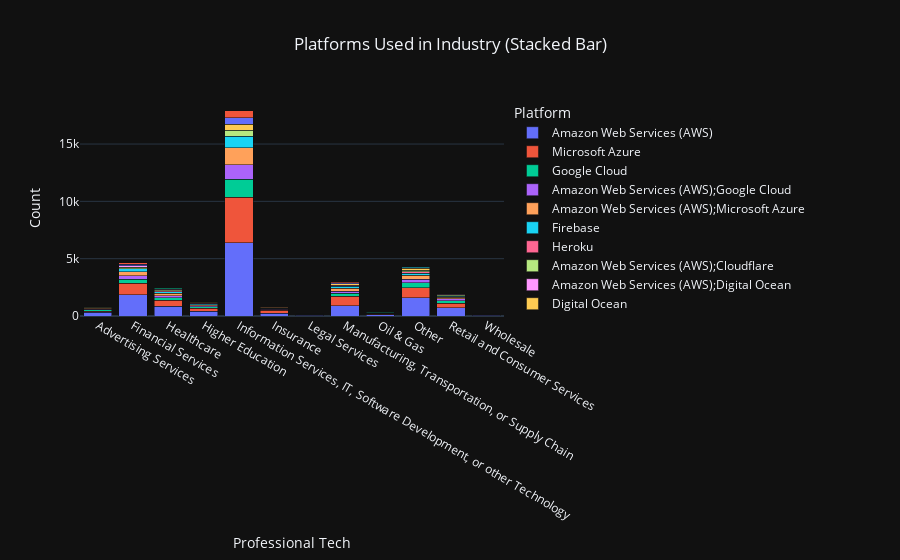

Notebook code for this chart:
### Code cell
analysis(df2023, 'Industry')

### Figure 1 — Plotly figure (JSON) as saved in the notebook; plotly's stock layout.template omitted (floating-point values rounded to 4 significant figures)
{"data": [{"alignmentgroup": "True", "hovertemplate": "Platform=Amazon Web Services (AWS)<br>Industry=%{x}<br>Count=%{y}<extra></extra>", "legendgroup": "Amazon Web Services (AWS)", "marker": {"color": "#636efa", "pattern": {"shape": ""}}, "name": "Amazon Web Services (AWS)", "offsetgroup": "Amazon Web Services (AWS)", "orientation": "v", "showlegend": true, "textposition": "auto", "type": "bar", "x": ["Advertising Services", "Financial Services", "Healthcare", "Higher Education", "Information Services, IT, Software Development, or other Technology", "Insurance", "Legal Services", "Manufacturing, Transportation, or Supply Chain", "Oil & Gas", "Other", "Retail and Consumer Services", "Wholesale"], "xaxis": "x", "y": [340, 1837, 860, 424, 6410, 262, 68, 914, 103, 1581, 711, 48], "yaxis": "y"}, {"alignmentgroup": "True", "hovertemplate": "Platform=Microsoft Azure<br>Industry=%{x}<br>Count=%{y}<extra></extra>", "legendgroup": "Microsoft Azure", "marker": {"color": "#EF553B", "pattern": {"shape": ""}}, "name": "Microsoft Azure", "offsetgroup": "Microsoft Azure", "orientation": "v", "showlegend": true, "textposition": "auto", "type": "bar", "x": ["Advertising Services", "Financial Services", "Healthcare", "Higher Education", "Information Services, IT, Software Development, or other Technology", "Insurance", "Legal Services", "Manufacturing, Transportation, or Supply Chain", "Oil & Gas", "Other", "Retail and Consumer Services", "Wholesale"], "xaxis": "x", "y": [95, 1005, 519, 244, 3946, 220, 52, 821, 71, 871, 412, 40], "yaxis": "y"}, {"alignmentgroup": "True", "hovertemplate": "Platform=Google Cloud<br>Industry=%{x}<br>Count=%{y}<extra></extra>", "legendgroup": "Google Cloud", "marker": {"color": "#00cc96", "pattern": {"shape": ""}}, "name": "Google Cloud", "offsetgroup": "Google Cloud", "orientation": "v", "showlegend": true, "textposition": "auto", "type": "bar", "x": ["Advertising Services", "Financial Services", "Healthcare", "Higher Education", "Information Services, IT, Software Development, or other Technology", "Insurance", "Legal Services", "Manufacturing, Transportation, or Supply Chain", "Oil & Gas", "Other", "Retail and Consumer Services", "Wholesale"], "xaxis": "x", "y": [92, 361, 220, 141, 1594, 58, 16, 243, 23, 440, 215, 27], "yaxis": "y"}, {"alignmentgroup": "True", "hovertemplate": "Platform=Amazon Web Services (AWS);Google Cloud<br>Industry=%{x}<br>Count=%{y}<extra></extra>", "legendgroup": "Amazon Web Services (AWS);Google Cloud", "marker": {"color": "#ab63fa", "pattern": {"shape": ""}}, "name": "Amazon Web Services (AWS);Google Cloud", "offsetgroup": "Amazon Web Services (AWS);Google Cloud", "orientation": "v", "showlegend": true, "textposition": "auto", "type": "bar", "x": ["Advertising Services", "Financial Services", "Healthcare", "Higher Education", "Information Services, IT, Software Development, or other Technology", "Insurance", "Legal Services", "Manufacturing, Transportation, or Supply Chain", "Other", "Retail and Consumer Services", "Wholesale"], "xaxis": "x", "y": [78, 292, 172, 71, 1228, 46, 16, 197, 331, 153, 17], "yaxis": "y"}, {"alignmentgroup": "True", "hovertemplate": "Platform=Amazon Web Services (AWS);Microsoft Azure<br>Industry=%{x}<br>Count=%{y}<extra></extra>", "legendgroup": "Amazon Web Services (AWS);Microsoft Azure", "marker": {"color": "#FFA15A", "pattern": {"shape": ""}}, "name": "Amazon Web Services (AWS);Microsoft Azure", "offsetgroup": "Amazon Web Services (AWS);Microsoft Azure", "orientation": "v", "showlegend": true, "textposition": "auto", "type": "bar", "x": ["Advertising Services", "Financial Services", "Healthcare", "Higher Education", "Information Services, IT, Software Development, or other Technology", "Insurance", "Legal Services", "Manufacturing, Transportation, or Supply Chain", "Oil & Gas", "Other", "Retail and Consumer Services", "Wholesale"], "xaxis": "x", "y": [56, 375, 232, 99, 1479, 64, 19, 263, 31, 329, 137, 16], "yaxis": "y"}, {"alignmentgroup": "True", "hovertemplate": "Platform=Firebase<br>Industry=%{x}<br>Count=%{y}<extra></extra>", "legendgroup": "Firebase", "marker": {"color": "#19d3f3", "pattern": {"shape": ""}}, "name": "Firebase", "offsetgroup": "Firebase", "orientation": "v", "showlegend": true, "textposition": "auto", "type": "bar", "x": ["Advertising Services", "Financial Services", "Healthcare", "Higher Education", "Information Services, IT, Software Development, or other Technology", "Insurance", "Legal Services", "Manufacturing, Transportation, or Supply Chain", "Oil & Gas", "Other", "Retail and Consumer Services", "Wholesale"], "xaxis": "x", "y": [45, 234, 111, 72, 1017, 26, 9, 152, 17, 196, 88, 7], "yaxis": "y"}, {"alignmentgroup": "True", "hovertemplate": "Platform=Heroku<br>Industry=%{x}<br>Count=%{y}<extra></extra>", "legendgroup": "Heroku", "marker": {"color": "#FF6692", "pattern": {"shape": ""}}, "name": "Heroku", "offsetgroup": "Heroku", "orientation": "v", "showlegend": true, "textposition": "auto", "type": "bar", "x": ["Advertising Services", "Healthcare", "Higher Education", "Manufacturing, Transportation, or Supply Chain", "Other", "Retail and Consumer Services", "Wholesale"], "xaxis": "x", "y": [31, 72, 44, 104, 122, 62, 8], "yaxis": "y"}, {"alignmentgroup": "True", "hovertemplate": "Platform=Amazon Web Services (AWS);Cloudflare<br>Industry=%{x}<br>Count=%{y}<extra></extra>", "legendgroup": "Amazon Web Services (AWS);Cloudflare", "marker": {"color": "#B6E880", "pattern": {"shape": ""}}, "name": "Amazon Web Services (AWS);Cloudflare", "offsetgroup": "Amazon Web Services (AWS);Cloudflare", "orientation": "v", "showlegend": true, "textposition": "auto", "type": "bar", "x": ["Advertising Services", "Financial Services", "Healthcare", "Information Services, IT, Software Development, or other Technology", "Insurance", "Legal Services", "Oil & Gas", "Other", "Retail and Consumer Services"], "xaxis": "x", "y": [30, 160, 85, 513, 19, 9, 11, 141, 71], "yaxis": "y"}, {"alignmentgroup": "True", "hovertemplate": "Platform=Amazon Web Services (AWS);Digital Ocean<br>Industry=%{x}<br>Count=%{y}<extra></extra>", "legendgroup": "Amazon Web Services (AWS);Digital Ocean", "marker": {"color": "#FF97FF", "pattern": {"shape": ""}}, "name": "Amazon Web Services (AWS);Digital Ocean", "offsetgroup": "Amazon Web Services (AWS);Digital Ocean", "orientation": "v", "showlegend": true, "textposition": "auto", "type": "bar", "x": ["Advertising Services", "Financial Services", "Healthcare", "Higher Education", "Retail and Consumer Services"], "xaxis": "x", "y": [23, 129, 63, 43, 54], "yaxis": "y"}, {"alignmentgroup": "True", "hovertemplate": "Platform=Digital Ocean<br>Industry=%{x}<br>Count=%{y}<extra></extra>", "legendgroup": "Digital Ocean", "marker": {"color": "#FECB52", "pattern": {"shape": ""}}, "name": "Digital Ocean", "offsetgroup": "Digital Ocean", "orientation": "v", "showlegend": true, "textposition": "auto", "type": "bar", "x": ["Advertising Services", "Higher Education", "Information Services, IT, Software Development, or other Technology", "Manufacturing, Transportation, or Supply Chain", "Oil & Gas", "Other", "Wholesale"], "xaxis": "x", "y": [21, 46, 561, 103, 9, 139, 12], "yaxis": "y"}, {"alignmentgroup": "True", "hovertemplate": "Platform=VMware<br>Industry=%{x}<br>Count=%{y}<extra></extra>", "legendgroup": "VMware", "marker": {"color": "#636efa", "pattern": {"shape": ""}}, "name": "VMware", "offsetgroup": "VMware", "orientation": "v", "showlegend": true, "textposition": "auto", "type": "bar", "x": ["Financial Services", "Higher Education", "Information Services, IT, Software Development, or other Technology", "Insurance", "Manufacturing, Transportation, or Supply Chain", "Oil & Gas", "Wholesale"], "xaxis": "x", "y": [138, 40, 544, 20, 94, 17, 7], "yaxis": "y"}, {"alignmentgroup": "True", "hovertemplate": "Platform=Amazon Web Services (AWS);Google Cloud;Microsoft Azure<br>Industry=%{x}<br>Count=%{y}<extra></extra>", "legendgroup": "Amazon Web Services (AWS);Google Cloud;Microsoft Azure", "marker": {"color": "#EF553B", "pattern": {"shape": ""}}, "name": "Amazon Web Services (AWS);Google Cloud;Microsoft Azure", "offsetgroup": "Amazon Web Services (AWS);Google Cloud;Microsoft Azure", "orientation": "v", "showlegend": true, "textposition": "auto", "type": "bar", "x": ["Financial Services", "Information Services, IT, Software Development, or other Technology", "Manufacturing, Transportation, or Supply Chain", "Oil & Gas"], "xaxis": "x", "y": [125, 608, 88, 16], "yaxis": "y"}, {"alignmentgroup": "True", "hovertemplate": "Platform=Amazon Web Services (AWS);Heroku<br>Industry=%{x}<br>Count=%{y}<extra></extra>", "legendgroup": "Amazon Web Services (AWS);Heroku", "marker": {"color": "#00cc96", "pattern": {"shape": ""}}, "name": "Amazon Web Services (AWS);Heroku", "offsetgroup": "Amazon Web Services (AWS);Heroku", "orientation": "v", "showlegend": true, "textposition": "auto", "type": "bar", "x": ["Healthcare", "Legal Services", "Oil & Gas"], "xaxis": "x", "y": [69, 10, 10], "yaxis": "y"}, {"alignmentgroup": "True", "hovertemplate": "Platform=Cloudflare<br>Industry=%{x}<br>Count=%{y}<extra></extra>", "legendgroup": "Cloudflare", "marker": {"color": "#ab63fa", "pattern": {"shape": ""}}, "name": "Cloudflare", "offsetgroup": "Cloudflare", "orientation": "v", "showlegend": true, "textposition": "auto", "type": "bar", "x": ["Insurance", "Legal Services", "Retail and Consumer Services"], "xaxis": "x", "y": [25, 8, 55], "yaxis": "y"}, {"alignmentgroup": "True", "hovertemplate": "Platform=Netlify<br>Industry=%{x}<br>Count=%{y}<extra></extra>", "legendgroup": "Netlify", "marker": {"color": "#FFA15A", "pattern": {"shape": ""}}, "name": "Netlify", "offsetgroup": "Netlify", "orientation": "v", "showlegend": true, "textposition": "auto", "type": "bar", "x": ["Insurance"], "xaxis": "x", "y": [23], "yaxis": "y"}, {"alignmentgroup": "True", "hovertemplate": "Platform=Amazon Web Services (AWS);Firebase<br>Industry=%{x}<br>Count=%{y}<extra></extra>", "legendgroup": "Amazon Web Services (AWS);Firebase", "marker": {"color": "#19d3f3", "pattern": {"shape": ""}}, "name": "Amazon Web Services (AWS);Firebase", "offsetgroup": "Amazon Web Services (AWS);Firebase", "orientation": "v", "showlegend": true, "textposition": "auto", "type": "bar", "x": ["Legal Services", "Other"], "xaxis": "x", "y": [7, 121], "yaxis": "y"}, {"alignmentgroup": "True", "hovertemplate": "Platform=Amazon Web Services (AWS);Firebase;Google Cloud<br>Industry=%{x}<br>Count=%{y}<extra></extra>", "legendgroup": "Amazon Web Services (AWS);Firebase;Google Cloud", "marker": {"color": "#FF6692", "pattern": {"shape": ""}}, "name": "Amazon Web Services (AWS);Firebase;Google Cloud", "offsetgroup": "Amazon Web Services (AWS);Firebase;Google Cloud", "orientation": "v", "showlegend": true, "textposition": "auto", "type": "bar", "x": ["Wholesale"], "xaxis": "x", "y": [7], "yaxis": "y"}], "layout": {"barmode": "stack", "legend": {"title": {"text": "Platform"}, "tracegroupgap": 0}, "title": {"text": "Platforms Used in Industry (Stacked Bar)", "x": 0.5}, "xaxis": {"anchor": "y", "domain": [0, 1], "title": {"text": "Professional Tech"}}, "yaxis": {"anchor": "x", "domain": [0, 1], "title": {"text": "Count"}}}}
